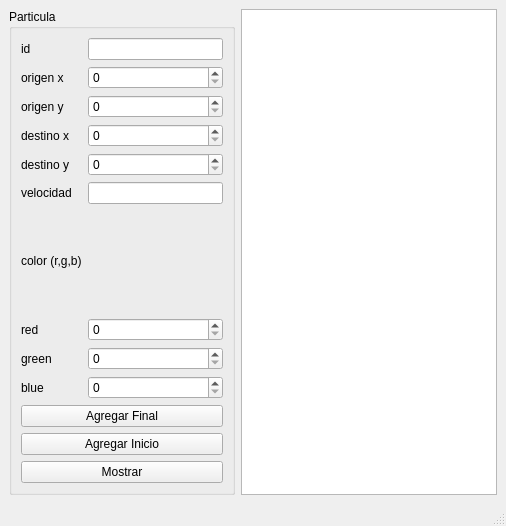
<?xml version="1.0" encoding="UTF-8"?>
<ui version="4.0">
 <class>MainWindow</class>
 <widget class="QMainWindow" name="MainWindow">
  <property name="geometry">
   <rect>
    <x>0</x>
    <y>0</y>
    <width>506</width>
    <height>526</height>
   </rect>
  </property>
  <property name="windowTitle">
   <string>MainWindow</string>
  </property>
  <widget class="QWidget" name="centralwidget">
   <layout class="QGridLayout" name="gridLayout_2">
    <item row="0" column="0">
     <widget class="QGroupBox" name="groupBox">
      <property name="title">
       <string>Particula</string>
      </property>
      <layout class="QGridLayout" name="gridLayout">
       <item row="7" column="0">
        <widget class="QLabel" name="label_8">
         <property name="text">
          <string>red</string>
         </property>
        </widget>
       </item>
       <item row="4" column="1">
        <widget class="QSpinBox" name="destino_y_spinBox">
         <property name="maximum">
          <number>500</number>
         </property>
        </widget>
       </item>
       <item row="6" column="0">
        <widget class="QLabel" name="label_7">
         <property name="text">
          <string>color (r,g,b)</string>
         </property>
        </widget>
       </item>
       <item row="9" column="1">
        <widget class="QSpinBox" name="blue_spinBox">
         <property name="maximum">
          <number>255</number>
         </property>
        </widget>
       </item>
       <item row="4" column="0">
        <widget class="QLabel" name="label_5">
         <property name="text">
          <string>destino y</string>
         </property>
        </widget>
       </item>
       <item row="2" column="1">
        <widget class="QSpinBox" name="origen_y_spinBox">
         <property name="maximum">
          <number>500</number>
         </property>
        </widget>
       </item>
       <item row="7" column="1">
        <widget class="QSpinBox" name="red_spinBox">
         <property name="maximum">
          <number>255</number>
         </property>
        </widget>
       </item>
       <item row="8" column="0">
        <widget class="QLabel" name="label_9">
         <property name="text">
          <string>green</string>
         </property>
        </widget>
       </item>
       <item row="5" column="0">
        <widget class="QLabel" name="label_6">
         <property name="text">
          <string>velocidad</string>
         </property>
        </widget>
       </item>
       <item row="0" column="0">
        <widget class="QLabel" name="label">
         <property name="text">
          <string>id</string>
         </property>
        </widget>
       </item>
       <item row="1" column="1">
        <widget class="QSpinBox" name="origen_x_spinBox">
         <property name="maximum">
          <number>500</number>
         </property>
        </widget>
       </item>
       <item row="0" column="1">
        <widget class="QLineEdit" name="id_lineEdit"/>
       </item>
       <item row="3" column="1">
        <widget class="QSpinBox" name="destino_x_spinBox">
         <property name="maximum">
          <number>500</number>
         </property>
        </widget>
       </item>
       <item row="9" column="0">
        <widget class="QLabel" name="label_10">
         <property name="text">
          <string>blue</string>
         </property>
        </widget>
       </item>
       <item row="2" column="0">
        <widget class="QLabel" name="label_3">
         <property name="text">
          <string>origen y</string>
         </property>
        </widget>
       </item>
       <item row="10" column="0" colspan="2">
        <widget class="QPushButton" name="agregar_final_pushButton">
         <property name="text">
          <string>Agregar Final</string>
         </property>
        </widget>
       </item>
       <item row="1" column="0">
        <widget class="QLabel" name="label_2">
         <property name="text">
          <string>origen x</string>
         </property>
        </widget>
       </item>
       <item row="8" column="1">
        <widget class="QSpinBox" name="green_spinBox">
         <property name="maximum">
          <number>255</number>
         </property>
        </widget>
       </item>
       <item row="5" column="1">
        <widget class="QLineEdit" name="velocidad_lineEdit"/>
       </item>
       <item row="3" column="0">
        <widget class="QLabel" name="label_4">
         <property name="text">
          <string>destino x</string>
         </property>
        </widget>
       </item>
       <item row="11" column="0" colspan="2">
        <widget class="QPushButton" name="agregar_inicio_pushButton">
         <property name="text">
          <string>Agregar Inicio</string>
         </property>
        </widget>
       </item>
       <item row="12" column="0" colspan="2">
        <widget class="QPushButton" name="mostrar_pushButton">
         <property name="text">
          <string>Mostrar</string>
         </property>
        </widget>
       </item>
      </layout>
     </widget>
    </item>
    <item row="0" column="1">
     <widget class="QPlainTextEdit" name="salida"/>
    </item>
   </layout>
  </widget>
  <widget class="QMenuBar" name="menubar">
   <property name="geometry">
    <rect>
     <x>0</x>
     <y>0</y>
     <width>506</width>
     <height>26</height>
    </rect>
   </property>
  </widget>
  <widget class="QStatusBar" name="statusbar"/>
 </widget>
 <resources/>
 <connections/>
</ui>
